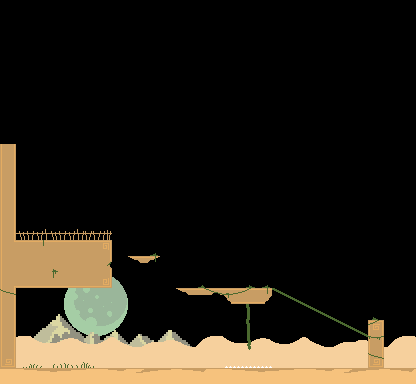

This is a level from a 2D game, rendered from its Tiled map with the project's own tilesets. A one-line summary and the map file follow, with tile-layer data summarised:
An orthogonal 26x24 tile map with 16x16 px tiles, 12 tile layers (FarBGLayer, MidBGLayer, NearBGLayer, LowDoodadLayer, ...).

<map version="1.10" tiledversion="1.10.2" orientation="orthogonal" renderorder="right-down" width="26" height="24" tilewidth="16" tileheight="16" infinite="0" nextlayerid="21" nextobjectid="1">
 <tileset firstgid="1" source="Desert_Ruins_Tileset_Day.tsx" />
 <layer id="16" name="FarBGLayer" width="26" height="24">
  <data>[624 cells, 480 non-empty, 17 distinct tile ids]</data>
 </layer>
 <layer id="15" name="MidBGLayer" width="26" height="24">
  <data>[624 cells, 480 non-empty, 52 distinct tile ids]</data>
 </layer>
 <layer id="14" name="NearBGLayer" width="26" height="24">
  <data>[624 cells, 498 non-empty, 14 distinct tile ids]</data>
 </layer>
 <layer id="17" name="LowDoodadLayer" width="26" height="24">
  <data>[624 cells, 486 non-empty, 2 distinct tile ids]</data>
 </layer>
 <layer id="18" name="MidDoodadLayer" width="26" height="24">
  <data>[624 cells, 480 non-empty, 1 distinct tile ids]</data>
 </layer>
 <layer id="1" name="ObstacleLayer" width="26" height="24">
  <data>[624 cells, 553 non-empty, 29 distinct tile ids]</data>
 </layer>
 <layer id="20" name="SpikeLayer" width="26" height="24">
  <data>[624 cells, 480 non-empty, 2 distinct tile ids]</data>
 </layer>
 <layer id="11" name="RopeLayer" width="26" height="24">
  <data>[624 cells, 480 non-empty, 4 distinct tile ids]</data>
 </layer>
 <layer id="12" name="ZiplineLayer" width="26" height="24">
  <data>[624 cells, 495 non-empty, 5 distinct tile ids]</data>
 </layer>
 <layer id="13" name="TrampolineLayer" width="26" height="24">
  <data>[624 cells, 480 non-empty, 1 distinct tile ids]</data>
 </layer>
 <layer id="19" name="LedgeLayer" width="26" height="24">
  <data>[624 cells, 562 non-empty, 5 distinct tile ids]</data>
 </layer>
 <layer id="6" name="HighDoodadLayer" width="26" height="24">
  <data>[624 cells, 489 non-empty, 21 distinct tile ids]</data>
 </layer>
</map>
